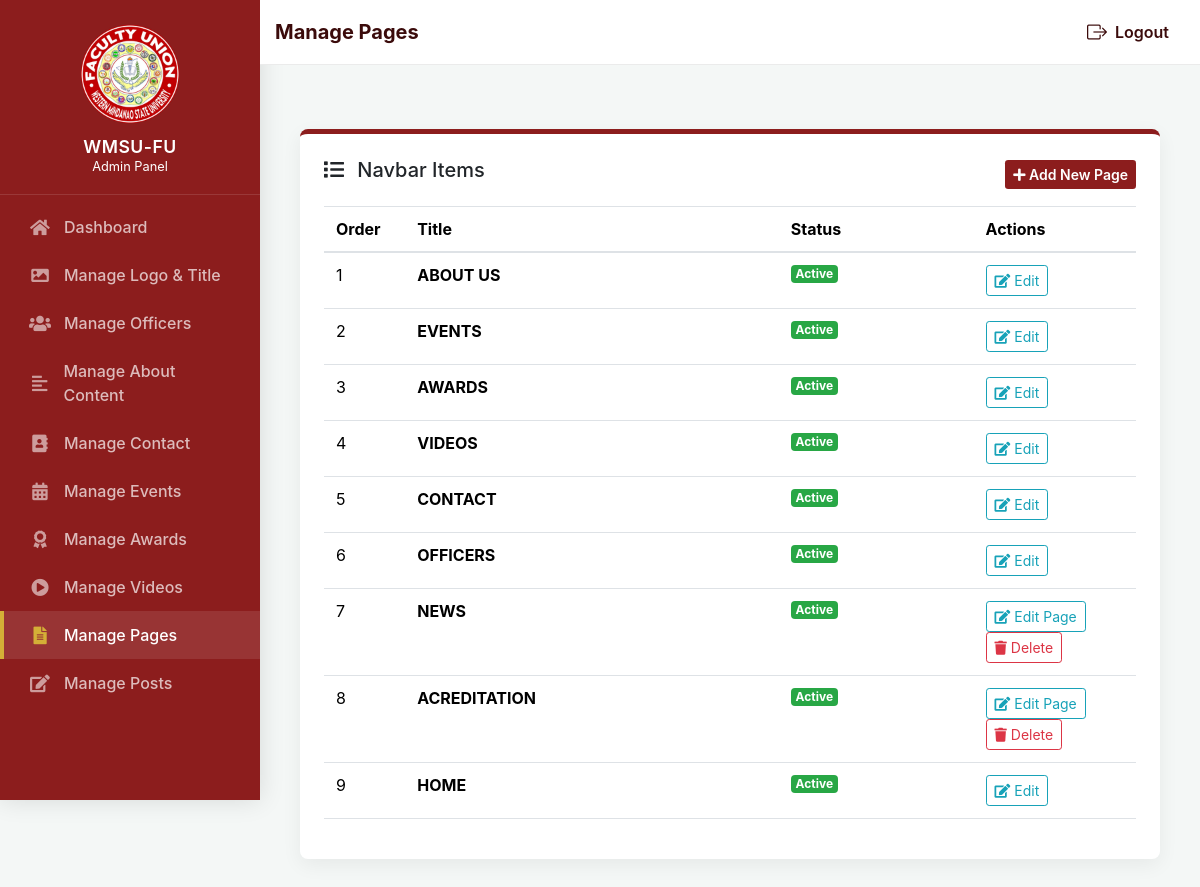
Page /admins/manage_pages.php (signed in) on the committed database.
### tables this page shows
CREATE TABLE `menu_items` (
  `id` int(11) NOT NULL,
  `title` varchar(255) NOT NULL,
  `url` varchar(255) NOT NULL,
  `active_check` varchar(255) NOT NULL,
  `display_order` int(11) DEFAULT 0,
  `is_active` tinyint(1) DEFAULT 1,
  `created_at` timestamp NULL DEFAULT current_timestamp(),
  `updated_at` timestamp NULL DEFAULT current_timestamp() ON UPDATE current_timestamp()
);

### admins/manage_pages.php (the view, shortened to what this page needs)
<?php
$database = new Database();
$db = $database->getConnection();
$pages = $db->query("SELECT * FROM dynamic_pages ORDER BY display_order ASC, id ASC")->fetchAll(PDO::FETCH_ASSOC);
$menu_items = $db->query("SELECT * FROM menu_items ORDER BY display_order ASC, id ASC")->fetchAll(PDO::FETCH_ASSOC);
require_once('sidebar.php');
require_once('navbar.php');
?>
<!DOCTYPE html>
<html lang="en">
<head>
    <link href="https://stackpath.bootstrapcdn.com/bootstrap/4.5.2/css/bootstrap.min.css" rel="stylesheet">
    <link href="https://cdnjs.cloudflare.com/ajax/libs/font-awesome/5.15.1/css/all.min.css" rel="stylesheet">
</head>
<body>
<div class="main-content">
    <div class="card section-card p-4 mt-4">
        <div class="d-flex justify-content-between align-items-center mb-3">
            <h5><i class="fas fa-list mr-2"></i> Navbar Items</h5>
            <button class="btn btn-sm btn-maroon" data-toggle="modal" data-target="#addModal"><i class="fas fa-plus"></i> Add New Page</button>
        </div>
        <table class="table table-hover">
            <thead>
                <tr>
                    <th width="10%">Order</th>
                    <th>Title</th>
                    <th>Status</th>
                    <th width="20%">Actions</th>
                </tr>
            </thead>
            <tbody>
                <?php foreach($menu_items as $item): ?>
                <tr>
                    <td><?php echo $item['display_order']; ?></td>
                    <td><strong><?php echo htmlspecialchars($item['title']); ?></strong></td>
                    <td>
                        <?php if($item['is_active']): ?>
                            <span class="badge badge-success">Active</span>
                        <?php else: ?>
                            <span class="badge badge-secondary">Inactive</span>
                        <?php endif; ?>
                    </td>
                    <td class="action-btns">
                        <?php
                        $is_dynamic = false;
                        $dyn_page = null;
                        if (strpos($item['url'], 'view_page.php?id=') !== false) {
                            $is_dynamic = true;
                            $id = str_replace('view_page.php?id=', '', $item['url']);
                            foreach($pages as $p) {
                                if ($p['id'] == $id) {
                                    $dyn_page = $p;
                                    break;
                                }
                            }
                        }
                        if ($is_dynamic && $dyn_page):
                        ?>
                        <button class="btn btn-sm btn-outline-info edit-btn"
                                data-id="<?php echo $dyn_page['id']; ?>"
                                data-title="<?php echo htmlspecialchars($dyn_page['title']); ?>"
                                data-content="<?php echo htmlspecialchars($dyn_page['content']); ?>"
                                data-order="<?php echo $item['display_order']; ?>"
                                data-active="<?php echo $dyn_page['is_active']; ?>"
                                data-image="<?php echo htmlspecialchars($dyn_page['image_path']); ?>"
                                data-toggle="modal" data-target="#editModal"><i class="fas fa-edit"></i> Edit Page</button>
                        <a href="?delete_page=<?php echo $dyn_page['id']; ?>" class="btn btn-sm btn-outline-danger" onclick="return confirm('Are you sure you want to delete this page entirely?')"><i class="fas fa-trash"></i> Delete</a>
                        <?php else: ?>
                        <button class="btn btn-sm btn-outline-info edit-nav-btn"
                                data-id="<?php echo $item['id']; ?>"
                                data-title="<?php echo htmlspecialchars($item['title']); ?>"
                                data-url="<?php echo htmlspecialchars($item['url']); ?>"
                                data-active_check="<?php echo htmlspecialchars($item['active_check']); ?>"
                                data-order="<?php echo $item['display_order']; ?>"
                                data-active="<?php echo $item['is_active']; ?>"
                                data-toggle="modal" data-target="#editNavModal"><i class="fas fa-edit"></i> Edit</button>
                        <?php endif; ?>
                    </td>
                </tr>
                <?php endforeach; ?>
            </tbody>
        </table>
    </div>
</div>
</body>
</html>

### admins/sidebar.php (style rules this page uses)
:root { --maroon: #8c1d1d; --gold: #d4af37; }
body { background: #f4f7f6; overflow-x: hidden; }
.main-content { margin-left: 260px; padding: 40px; }

### admins/manage_pages.php (style rules this page uses)
:root { --maroon: #8c1d1d; --gold: #d4af37; }
body { background-color: #f4f7f6; font-family: -apple-system, BlinkMacSystemFont, 'Segoe UI', Roboto, 'Helvetica Neue', Arial; }
.btn-maroon { background: var(--maroon); color: white; border: none; font-weight: 600; }
.section-card { border: none; border-top: 5px solid var(--maroon); border-radius: 8px; box-shadow: 0 6px 20px rgba(0,0,0,0.06); margin-bottom: 28px; }
.table thead { background: var(--maroon); color: white; }
.table tbody tr:nth-child(odd) { background: #ffffff; }
.table tbody tr:nth-child(even) { background: #fbfbfb; }
.action-btns .btn { margin-right:6px; }

### rows in the picture
menu_items: display_order "1", title "ABOUT US", is_active "Active"
menu_items: display_order "2", title "EVENTS", is_active "Active"
menu_items: display_order "3", title "AWARDS", is_active "Active"
menu_items: display_order "4", title "VIDEOS", is_active "Active"
menu_items: display_order "5", title "CONTACT", is_active "Active"
menu_items: display_order "6", title "OFFICERS", is_active "Active"
menu_items: display_order "7", title "NEWS", is_active "Active"
menu_items: display_order "8", title "ACREDITATION", is_active "Active"
menu_items: display_order "9", title "HOME", is_active "Active"

### other values in the picture
$navtext "Manage Pages"
